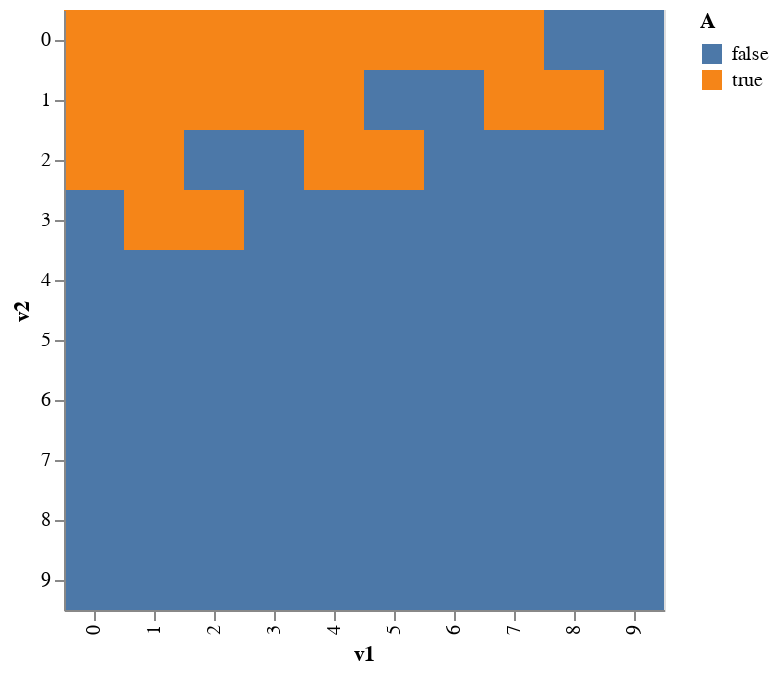

Write notebook code for a chart like this one.
### Markdown cell above
Now let's say $\mathbf Z = \mathbf V_1 + 3\mathbf V_2^2$. What's $P(\mathbf Z < 10)$? For $\mathbf Z$ to be less than $10$, $\mathbf V_1 + 3\mathbf V_2^2$ has to be less than $10$, so that defines the region we have to sum over:

### Code cell
a = np.array(v1) + 3*np.array(v2)^2 < 10

plot_data = pd.DataFrame({'v1':v1, 'v2':v2, 'A':a})
alt.Chart(plot_data, width=300, height=300).mark_rect().encode(x='v1:O', y='v2:O', color='A:N')

### Figure 1 — Vega-Lite specification as saved in the notebook (floating-point values rounded to 4 significant figures)
{"$schema": "https://vega.github.io/schema/vega-lite/v3.4.0.json", "config": {"mark": {"tooltip": null}, "view": {"height": 300, "width": 400}}, "data": {"name": "data-7b8b573ac2e80534bd14a0f268234db3"}, "datasets": {"data-7b8b573ac2e80534bd14a0f268234db3": [{"A": true, "v1": 0, "v2": 0}, {"A": true, "v1": 0, "v2": 1}, {"A": true, "v1": 0, "v2": 2}, {"A": false, "v1": 0, "v2": 3}, {"A": false, "v1": 0, "v2": 4}, {"A": false, "v1": 0, "v2": 5}, {"A": false, "v1": 0, "v2": 6}, {"A": false, "v1": 0, "v2": 7}, {"A": false, "v1": 0, "v2": 8}, {"A": false, "v1": 0, "v2": 9}, {"A": true, "v1": 1, "v2": 0}, {"A": true, "v1": 1, "v2": 1}, {"A": true, "v1": 1, "v2": 2}, {"A": true, "v1": 1, "v2": 3}, {"A": false, "v1": 1, "v2": 4}, {"A": false, "v1": 1, "v2": 5}, {"A": false, "v1": 1, "v2": 6}, {"A": false, "v1": 1, "v2": 7}, {"A": false, "v1": 1, "v2": 8}, {"A": false, "v1": 1, "v2": 9}, {"A": true, "v1": 2, "v2": 0}, {"A": true, "v1": 2, "v2": 1}, {"A": false, "v1": 2, "v2": 2}, {"A": true, "v1": 2, "v2": 3}, {"A": false, "v1": 2, "v2": 4}, {"A": false, "v1": 2, "v2": 5}, {"A": false, "v1": 2, "v2": 6}, {"A": false, "v1": 2, "v2": 7}, {"A": false, "v1": 2, "v2": 8}, {"A": false, "v1": 2, "v2": 9}, {"A": true, "v1": 3, "v2": 0}, {"A": true, "v1": 3, "v2": 1}, {"A": false, "v1": 3, "v2": 2}, {"A": false, "v1": 3, "v2": 3}, {"A": false, "v1": 3, "v2": 4}, {"A": false, "v1": 3, "v2": 5}, {"A": false, "v1": 3, "v2": 6}, {"A": false, "v1": 3, "v2": 7}, {"A": false, "v1": 3, "v2": 8}, {"A": false, "v1": 3, "v2": 9}, {"A": true, "v1": 4, "v2": 0}, {"A": true, "v1": 4, "v2": 1}, {"A": true, "v1": 4, "v2": 2}, {"A": false, "v1": 4, "v2": 3}, {"A": false, "v1": 4, "v2": 4}, {"A": false, "v1": 4, "v2": 5}, {"A": false, "v1": 4, "v2": 6}, {"A": false, "v1": 4, "v2": 7}, {"A": false, "v1": 4, "v2": 8}, {"A": false, "v1": 4, "v2": 9}, {"A": true, "v1": 5, "v2": 0}, {"A": false, "v1": 5, "v2": 1}, {"A": true, "v1": 5, "v2": 2}, {"A": false, "v1": 5, "v2": 3}, {"A": false, "v1": 5, "v2": 4}, {"A": false, "v1": 5, "v2": 5}, {"A": false, "v1": 5, "v2": 6}, {"A": false, "v1": 5, "v2": 7}, {"A": false, "v1": 5, "v2": 8}, {"A": false, "v1": 5, "v2": 9}, {"A": true, "v1": 6, "v2": 0}, {"A": false, "v1": 6, "v2": 1}, {"A": false, "v1": 6, "v2": 2}, {"A": false, "v1": 6, "v2": 3}, {"A": false, "v1": 6, "v2": 4}, {"A": false, "v1": 6, "v2": 5}, {"A": false, "v1": 6, "v2": 6}, {"A": false, "v1": 6, "v2": 7}, {"A": false, "v1": 6, "v2": 8}, {"A": false, "v1": 6, "v2": 9}, {"A": true, "v1": 7, "v2": 0}, {"A": true, "v1": 7, "v2": 1}, {"A": false, "v1": 7, "v2": 2}, {"A": false, "v1": 7, "v2": 3}, {"A": false, "v1": 7, "v2": 4}, {"A": false, "v1": 7, "v2": 5}, {"A": false, "v1": 7, "v2": 6}, {"A": false, "v1": 7, "v2": 7}, {"A": false, "v1": 7, "v2": 8}, {"A": false, "v1": 7, "v2": 9}, {"A": false, "v1": 8, "v2": 0}, {"A": true, "v1": 8, "v2": 1}, {"A": false, "v1": 8, "v2": 2}, {"A": false, "v1": 8, "v2": 3}, {"A": false, "v1": 8, "v2": 4}, {"A": false, "v1": 8, "v2": 5}, {"A": false, "v1": 8, "v2": 6}, {"A": false, "v1": 8, "v2": 7}, {"A": false, "v1": 8, "v2": 8}, {"A": false, "v1": 8, "v2": 9}, {"A": false, "v1": 9, "v2": 0}, {"A": false, "v1": 9, "v2": 1}, {"A": false, "v1": 9, "v2": 2}, {"A": false, "v1": 9, "v2": 3}, {"A": false, "v1": 9, "v2": 4}, {"A": false, "v1": 9, "v2": 5}, {"A": false, "v1": 9, "v2": 6}, {"A": false, "v1": 9, "v2": 7}, {"A": false, "v1": 9, "v2": 8}, {"A": false, "v1": 9, "v2": 9}]}, "encoding": {"color": {"field": "A", "type": "nominal"}, "x": {"field": "v1", "type": "ordinal"}, "y": {"field": "v2", "type": "ordinal"}}, "height": 300, "mark": "rect", "width": 300}
